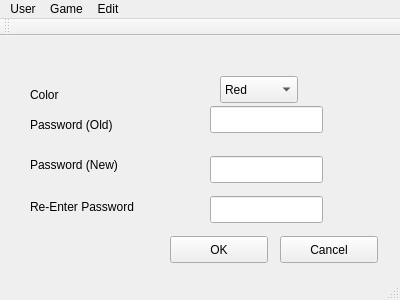
<?xml version="1.0" encoding="UTF-8"?>
<ui version="4.0">
 <class>MainWindow</class>
 <widget class="QMainWindow" name="MainWindow">
  <property name="geometry">
   <rect>
    <x>0</x>
    <y>0</y>
    <width>400</width>
    <height>300</height>
   </rect>
  </property>
  <property name="windowTitle">
   <string>MainWindow</string>
  </property>
  <widget class="QWidget" name="centralWidget">
   <widget class="QStackedWidget" name="stackedWidget">
    <property name="geometry">
     <rect>
      <x>0</x>
      <y>0</y>
      <width>391</width>
      <height>261</height>
     </rect>
    </property>
    <property name="currentIndex">
     <number>3</number>
    </property>
    <widget class="QWidget" name="Login">
     <widget class="QLabel" name="loginlabelname">
      <property name="geometry">
       <rect>
        <x>50</x>
        <y>60</y>
        <width>121</width>
        <height>17</height>
       </rect>
      </property>
      <property name="text">
       <string>User Name</string>
      </property>
     </widget>
     <widget class="QLabel" name="loginlabelpassword">
      <property name="geometry">
       <rect>
        <x>50</x>
        <y>100</y>
        <width>66</width>
        <height>17</height>
       </rect>
      </property>
      <property name="text">
       <string>Password</string>
      </property>
     </widget>
     <widget class="QLineEdit" name="loginuserin">
      <property name="geometry">
       <rect>
        <x>181</x>
        <y>56</y>
        <width>113</width>
        <height>27</height>
       </rect>
      </property>
     </widget>
     <widget class="QLineEdit" name="loginpwin">
      <property name="geometry">
       <rect>
        <x>181</x>
        <y>98</y>
        <width>113</width>
        <height>27</height>
       </rect>
      </property>
      <property name="echoMode">
       <enum>QLineEdit::Password</enum>
      </property>
     </widget>
     <widget class="QPushButton" name="loginlogin">
      <property name="geometry">
       <rect>
        <x>180</x>
        <y>170</y>
        <width>98</width>
        <height>27</height>
       </rect>
      </property>
      <property name="text">
       <string>Login</string>
      </property>
     </widget>
     <widget class="QPushButton" name="loginexit">
      <property name="geometry">
       <rect>
        <x>280</x>
        <y>170</y>
        <width>98</width>
        <height>27</height>
       </rect>
      </property>
      <property name="text">
       <string>Exit</string>
      </property>
     </widget>
    </widget>
    <widget class="QWidget" name="RegisterUser">
     <widget class="QLabel" name="reglabeluser">
      <property name="geometry">
       <rect>
        <x>20</x>
        <y>45</y>
        <width>91</width>
        <height>17</height>
       </rect>
      </property>
      <property name="text">
       <string>User Name</string>
      </property>
     </widget>
     <widget class="QLabel" name="reglabelpassword">
      <property name="geometry">
       <rect>
        <x>20</x>
        <y>79</y>
        <width>71</width>
        <height>17</height>
       </rect>
      </property>
      <property name="text">
       <string>Password</string>
      </property>
     </widget>
     <widget class="QLabel" name="reglabelpw2">
      <property name="geometry">
       <rect>
        <x>20</x>
        <y>115</y>
        <width>131</width>
        <height>17</height>
       </rect>
      </property>
      <property name="text">
       <string>Re-Enter Password</string>
      </property>
     </widget>
     <widget class="QLabel" name="reglabelcolor">
      <property name="geometry">
       <rect>
        <x>21</x>
        <y>154</y>
        <width>66</width>
        <height>17</height>
       </rect>
      </property>
      <property name="text">
       <string>Color</string>
      </property>
     </widget>
     <widget class="QComboBox" name="regcombcolor">
      <property name="geometry">
       <rect>
        <x>210</x>
        <y>147</y>
        <width>78</width>
        <height>27</height>
       </rect>
      </property>
      <item>
       <property name="text">
        <string>Red</string>
       </property>
      </item>
      <item>
       <property name="text">
        <string>Yellow</string>
       </property>
      </item>
      <item>
       <property name="text">
        <string>Green</string>
       </property>
      </item>
      <item>
       <property name="text">
        <string>Blue</string>
       </property>
      </item>
      <item>
       <property name="text">
        <string>Black</string>
       </property>
      </item>
     </widget>
     <widget class="QLineEdit" name="reglineEdituser">
      <property name="geometry">
       <rect>
        <x>180</x>
        <y>40</y>
        <width>141</width>
        <height>27</height>
       </rect>
      </property>
     </widget>
     <widget class="QLineEdit" name="reglineEditpw1">
      <property name="geometry">
       <rect>
        <x>180</x>
        <y>75</y>
        <width>141</width>
        <height>27</height>
       </rect>
      </property>
      <property name="echoMode">
       <enum>QLineEdit::Password</enum>
      </property>
     </widget>
     <widget class="QLineEdit" name="reglineEditpw2">
      <property name="geometry">
       <rect>
        <x>180</x>
        <y>110</y>
        <width>141</width>
        <height>27</height>
       </rect>
      </property>
      <property name="echoMode">
       <enum>QLineEdit::Password</enum>
      </property>
     </widget>
     <widget class="QPushButton" name="regOK">
      <property name="geometry">
       <rect>
        <x>180</x>
        <y>200</y>
        <width>98</width>
        <height>27</height>
       </rect>
      </property>
      <property name="text">
       <string>OK</string>
      </property>
     </widget>
     <widget class="QPushButton" name="regCancel">
      <property name="geometry">
       <rect>
        <x>290</x>
        <y>200</y>
        <width>98</width>
        <height>27</height>
       </rect>
      </property>
      <property name="text">
       <string>Cancel</string>
      </property>
     </widget>
    </widget>
    <widget class="QWidget" name="Welcome">
     <widget class="QPushButton" name="wchangepw">
      <property name="geometry">
       <rect>
        <x>20</x>
        <y>190</y>
        <width>141</width>
        <height>27</height>
       </rect>
      </property>
      <property name="text">
       <string>Change Password</string>
      </property>
     </widget>
     <widget class="QPushButton" name="wstart">
      <property name="geometry">
       <rect>
        <x>172</x>
        <y>190</y>
        <width>98</width>
        <height>27</height>
       </rect>
      </property>
      <property name="text">
       <string>Start Game</string>
      </property>
     </widget>
     <widget class="QPushButton" name="wexit">
      <property name="geometry">
       <rect>
        <x>280</x>
        <y>190</y>
        <width>98</width>
        <height>27</height>
       </rect>
      </property>
      <property name="text">
       <string>Exit</string>
      </property>
     </widget>
     <widget class="QLabel" name="welcomelabel">
      <property name="geometry">
       <rect>
        <x>20</x>
        <y>30</y>
        <width>321</width>
        <height>91</height>
       </rect>
      </property>
      <property name="font">
       <font>
        <pointsize>20</pointsize>
        <weight>75</weight>
        <italic>true</italic>
        <bold>true</bold>
       </font>
      </property>
      <property name="text">
       <string/>
      </property>
     </widget>
    </widget>
    <widget class="QWidget" name="change_password">
     <widget class="QLabel" name="oldpasslabel">
      <property name="geometry">
       <rect>
        <x>30</x>
        <y>80</y>
        <width>141</width>
        <height>17</height>
       </rect>
      </property>
      <property name="text">
       <string>Password (Old)</string>
      </property>
     </widget>
     <widget class="QLabel" name="newpasslabel">
      <property name="geometry">
       <rect>
        <x>30</x>
        <y>120</y>
        <width>161</width>
        <height>17</height>
       </rect>
      </property>
      <property name="text">
       <string>Password (New)</string>
      </property>
     </widget>
     <widget class="QLabel" name="newpassreenter">
      <property name="geometry">
       <rect>
        <x>30</x>
        <y>160</y>
        <width>161</width>
        <height>21</height>
       </rect>
      </property>
      <property name="text">
       <string>Re-Enter Password</string>
      </property>
     </widget>
     <widget class="QLabel" name="changecolor">
      <property name="geometry">
       <rect>
        <x>30</x>
        <y>50</y>
        <width>66</width>
        <height>17</height>
       </rect>
      </property>
      <property name="text">
       <string>Color</string>
      </property>
     </widget>
     <widget class="QComboBox" name="changecolorbox">
      <property name="geometry">
       <rect>
        <x>220</x>
        <y>40</y>
        <width>78</width>
        <height>27</height>
       </rect>
      </property>
      <item>
       <property name="text">
        <string>Red</string>
       </property>
      </item>
      <item>
       <property name="text">
        <string>Yellow</string>
       </property>
      </item>
      <item>
       <property name="text">
        <string>Green</string>
       </property>
      </item>
      <item>
       <property name="text">
        <string>Blue</string>
       </property>
      </item>
      <item>
       <property name="text">
        <string>Black</string>
       </property>
      </item>
     </widget>
     <widget class="QLineEdit" name="changeoldpwin">
      <property name="geometry">
       <rect>
        <x>210</x>
        <y>70</y>
        <width>113</width>
        <height>27</height>
       </rect>
      </property>
      <property name="echoMode">
       <enum>QLineEdit::Password</enum>
      </property>
     </widget>
     <widget class="QLineEdit" name="changenewpwin">
      <property name="geometry">
       <rect>
        <x>210</x>
        <y>120</y>
        <width>113</width>
        <height>27</height>
       </rect>
      </property>
      <property name="echoMode">
       <enum>QLineEdit::Password</enum>
      </property>
     </widget>
     <widget class="QLineEdit" name="changerepwin">
      <property name="geometry">
       <rect>
        <x>210</x>
        <y>160</y>
        <width>113</width>
        <height>27</height>
       </rect>
      </property>
      <property name="echoMode">
       <enum>QLineEdit::Password</enum>
      </property>
     </widget>
     <widget class="QPushButton" name="changeok">
      <property name="geometry">
       <rect>
        <x>170</x>
        <y>200</y>
        <width>98</width>
        <height>27</height>
       </rect>
      </property>
      <property name="text">
       <string>OK</string>
      </property>
     </widget>
     <widget class="QPushButton" name="changecancel">
      <property name="geometry">
       <rect>
        <x>280</x>
        <y>200</y>
        <width>98</width>
        <height>27</height>
       </rect>
      </property>
      <property name="text">
       <string>Cancel</string>
      </property>
     </widget>
     <widget class="QLabel" name="changelabel">
      <property name="geometry">
       <rect>
        <x>20</x>
        <y>10</y>
        <width>341</width>
        <height>20</height>
       </rect>
      </property>
      <property name="text">
       <string/>
      </property>
     </widget>
    </widget>
    <widget class="QWidget" name="Game">
     <widget class="QLabel" name="label">
      <property name="geometry">
       <rect>
        <x>300</x>
        <y>10</y>
        <width>66</width>
        <height>17</height>
       </rect>
      </property>
      <property name="text">
       <string>Score</string>
      </property>
     </widget>
     <widget class="QLabel" name="label_2">
      <property name="geometry">
       <rect>
        <x>200</x>
        <y>30</y>
        <width>71</width>
        <height>17</height>
       </rect>
      </property>
      <property name="text">
       <string>Computer</string>
      </property>
     </widget>
     <widget class="QLabel" name="gameuser">
      <property name="geometry">
       <rect>
        <x>200</x>
        <y>75</y>
        <width>71</width>
        <height>20</height>
       </rect>
      </property>
      <property name="text">
       <string/>
      </property>
     </widget>
     <widget class="QLabel" name="label_4">
      <property name="geometry">
       <rect>
        <x>200</x>
        <y>120</y>
        <width>66</width>
        <height>17</height>
       </rect>
      </property>
      <property name="text">
       <string>Draw</string>
      </property>
     </widget>
     <widget class="QLineEdit" name="compscore">
      <property name="geometry">
       <rect>
        <x>300</x>
        <y>30</y>
        <width>81</width>
        <height>27</height>
       </rect>
      </property>
     </widget>
     <widget class="QLineEdit" name="userscore">
      <property name="geometry">
       <rect>
        <x>300</x>
        <y>70</y>
        <width>81</width>
        <height>27</height>
       </rect>
      </property>
     </widget>
     <widget class="QLineEdit" name="drawscore">
      <property name="geometry">
       <rect>
        <x>300</x>
        <y>110</y>
        <width>81</width>
        <height>27</height>
       </rect>
      </property>
     </widget>
     <widget class="QPushButton" name="gameend">
      <property name="geometry">
       <rect>
        <x>280</x>
        <y>200</y>
        <width>98</width>
        <height>27</height>
       </rect>
      </property>
      <property name="text">
       <string>End Game</string>
      </property>
     </widget>
     <widget class="QPushButton" name="p1">
      <property name="geometry">
       <rect>
        <x>20</x>
        <y>40</y>
        <width>31</width>
        <height>27</height>
       </rect>
      </property>
      <property name="text">
       <string/>
      </property>
     </widget>
     <widget class="QPushButton" name="p2">
      <property name="geometry">
       <rect>
        <x>60</x>
        <y>40</y>
        <width>31</width>
        <height>27</height>
       </rect>
      </property>
      <property name="text">
       <string/>
      </property>
     </widget>
     <widget class="QPushButton" name="p3">
      <property name="geometry">
       <rect>
        <x>100</x>
        <y>40</y>
        <width>31</width>
        <height>27</height>
       </rect>
      </property>
      <property name="text">
       <string/>
      </property>
     </widget>
     <widget class="QPushButton" name="p6">
      <property name="geometry">
       <rect>
        <x>100</x>
        <y>80</y>
        <width>31</width>
        <height>27</height>
       </rect>
      </property>
      <property name="text">
       <string/>
      </property>
     </widget>
     <widget class="QPushButton" name="p5">
      <property name="geometry">
       <rect>
        <x>60</x>
        <y>80</y>
        <width>31</width>
        <height>27</height>
       </rect>
      </property>
      <property name="text">
       <string/>
      </property>
     </widget>
     <widget class="QPushButton" name="p4">
      <property name="geometry">
       <rect>
        <x>20</x>
        <y>80</y>
        <width>31</width>
        <height>27</height>
       </rect>
      </property>
      <property name="text">
       <string/>
      </property>
     </widget>
     <widget class="QPushButton" name="p7">
      <property name="geometry">
       <rect>
        <x>20</x>
        <y>120</y>
        <width>31</width>
        <height>27</height>
       </rect>
      </property>
      <property name="text">
       <string/>
      </property>
     </widget>
     <widget class="QPushButton" name="p9">
      <property name="geometry">
       <rect>
        <x>100</x>
        <y>120</y>
        <width>31</width>
        <height>27</height>
       </rect>
      </property>
      <property name="text">
       <string/>
      </property>
     </widget>
     <widget class="QPushButton" name="p8">
      <property name="geometry">
       <rect>
        <x>60</x>
        <y>120</y>
        <width>31</width>
        <height>27</height>
       </rect>
      </property>
      <property name="text">
       <string/>
      </property>
     </widget>
    </widget>
   </widget>
  </widget>
  <widget class="QMenuBar" name="menuBar">
   <property name="geometry">
    <rect>
     <x>0</x>
     <y>0</y>
     <width>400</width>
     <height>25</height>
    </rect>
   </property>
   <widget class="QMenu" name="menuUser">
    <property name="title">
     <string>User</string>
    </property>
    <addaction name="actionRegisterUser"/>
    <addaction name="actionLogOut"/>
    <addaction name="actionExit"/>
   </widget>
   <widget class="QMenu" name="menuGame">
    <property name="title">
     <string>Game</string>
    </property>
    <addaction name="actionNewGame"/>
    <addaction name="actionEndGame"/>
   </widget>
   <widget class="QMenu" name="menuEdit">
    <property name="title">
     <string>Edit</string>
    </property>
    <addaction name="actionChangepw"/>
   </widget>
   <addaction name="menuUser"/>
   <addaction name="menuGame"/>
   <addaction name="menuEdit"/>
  </widget>
  <widget class="QToolBar" name="mainToolBar">
   <attribute name="toolBarArea">
    <enum>TopToolBarArea</enum>
   </attribute>
   <attribute name="toolBarBreak">
    <bool>false</bool>
   </attribute>
  </widget>
  <widget class="QStatusBar" name="statusBar"/>
  <action name="actionRegisterUser">
   <property name="text">
    <string>Register User</string>
   </property>
  </action>
  <action name="actionLogOut">
   <property name="text">
    <string>Log Out</string>
   </property>
  </action>
  <action name="actionExit">
   <property name="text">
    <string>Exit</string>
   </property>
  </action>
  <action name="actionNewGame">
   <property name="text">
    <string>New Game</string>
   </property>
  </action>
  <action name="actionEndGame">
   <property name="text">
    <string>End Game</string>
   </property>
  </action>
  <action name="actionChangepw">
   <property name="text">
    <string>Change password</string>
   </property>
  </action>
 </widget>
 <layoutdefault spacing="6" margin="11"/>
 <resources/>
 <connections/>
</ui>
